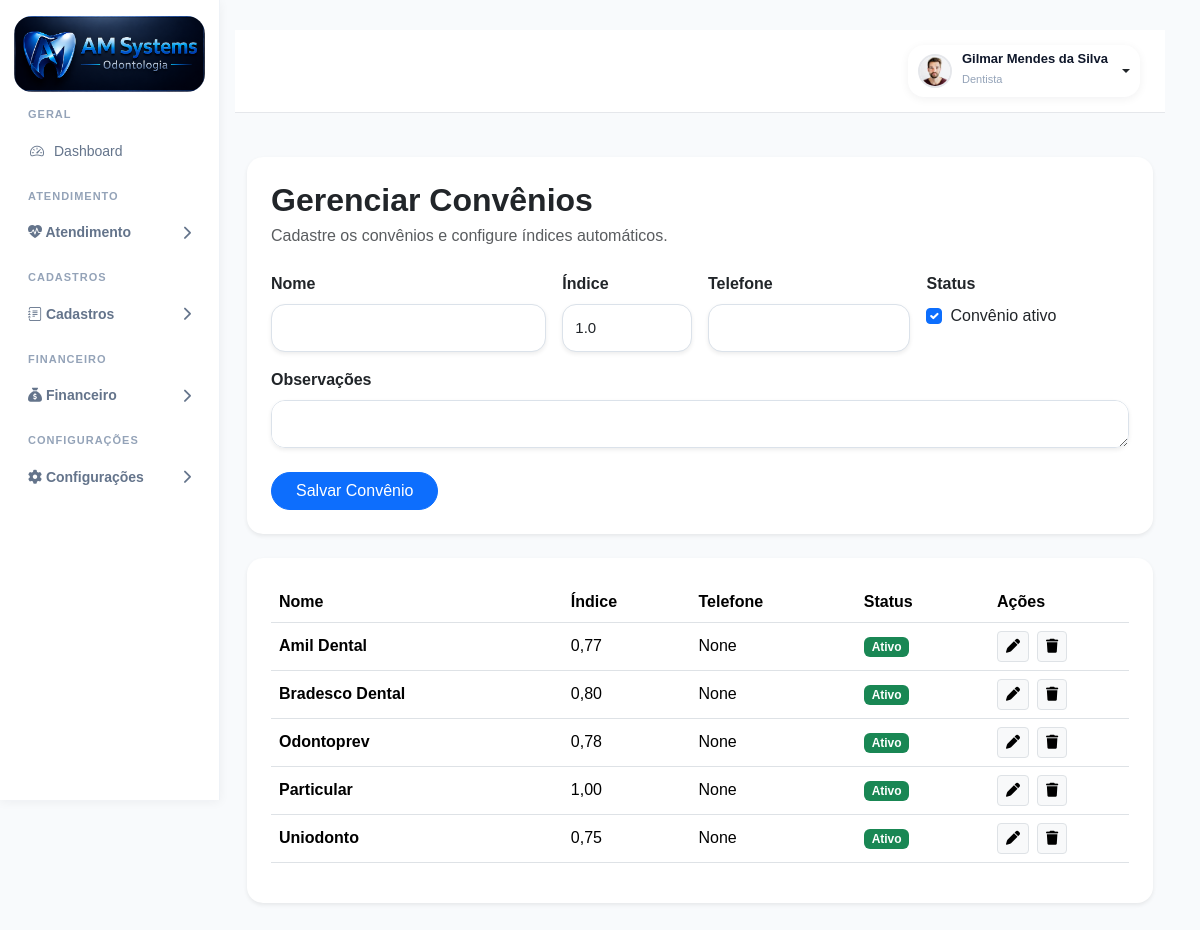
Page /convenios/ (signed in) on the committed database.
### accounts/models.py (models this page shows, shortened)
class PerfilUsuario(models.Model):
    usuario = models.OneToOneField(
        User,
        on_delete=models.CASCADE,
        related_name="perfil"
    )
    perfil_acesso = models.ForeignKey(
        Perfil,
        on_delete=models.PROTECT,
        related_name="usuarios",
        verbose_name="Perfil de Acesso",
        blank=True,
        null=True
    )
    ADMIN = "admin"
    GESTOR = "gestor"
    DENTISTA = "dentista"
    SECRETARIA = "secretaria"
    ACD = "acd"
    CONTABILIDADE = "contabilidade"
    MARKETING = "marketing"
    AUDITORIA = "auditoria"
    TIPOS_USUARIO = [
        (ADMIN, "Administrador"),
        (GESTOR, "Gestor"),
        (DENTISTA, "Dentista"),
        (SECRETARIA, "Secretária"),
        (ACD, "Auxiliar de Saúde Bucal"),
        (CONTABILIDADE, "Contabilidade"),
        (MARKETING, "Marketing"),
        (AUDITORIA, "Auditoria"),
    ]
    tipo_usuario = models.CharField(
        max_length=30,
        choices=TIPOS_USUARIO,
        default=SECRETARIA
    )
    cro = models.CharField(
        max_length=20,
        blank=True,
        null=True
    )
    especialidade = models.CharField(
        max_length=100,
        blank=True,
        null=True
    )
    percentual_comissao = models.DecimalField(
        "Comissão (%)",
        max_digits=5,
        decimal_places=2,
        default=40.00,
        help_text="Percentual de comissão do dentista."
    )
    meta_mensal = models.DecimalField(
        "Meta Mensal (R$)",
        max_digits=10,
        decimal_places=2,
        default=0.00,
        help_text="Meta mensal de produção do dentista."
    )
    telefone = models.CharField(
        max_length=20,
        blank=True,
        null=True
    )
    celular = models.CharField(
        max_length=20,
        blank=True,
        null=True
    )
    cpf = models.CharField(
        max_length=14,
        blank=True,
        null=True
    )
    rg = models.CharField(
        max_length=20,
        blank=True,
        null=True
    )
    data_nascimento = models.DateField(
        blank=True,
        null=True
    )
    sexo = models.CharField(
        max_length=20,
        blank=True,
        null=True
    )
    foto = models.ImageField(
        upload_to="usuarios/fotos/",
        blank=True,
        null=True
    )
    assinatura = models.ImageField(
        upload_to="usuarios/assinaturas/",
        blank=True,
        null=True
    )
    cep = models.CharField(
        max_length=10,
        blank=True,
        null=True
    )
    logradouro = models.CharField(
        max_length=255,
        blank=True,
        null=True
    )
    numero = models.CharField(
        max_length=20,
        blank=True,
        null=True
    )
    complemento = models.CharField(
        max_length=100,
        blank=True,
        null=True
    )
    bairro = models.CharField(
        max_length=100,
        blank=True,
        null=True
    )
    cidade = models.CharField(
        max_length=100,
        blank=True,
        null=True
    )
    uf = models.CharField(
        max_length=2,
        blank=True,
        null=True
    )
    cro_uf = models.CharField(
        max_length=2,
        blank=True,
        null=True
    )
    ativo = models.BooleanField(
        default=True
    )
    somente_leitura = models.BooleanField(
        default=False
    )
    criado_em = models.DateTimeField(
        auto_now_add=True
    )
    atualizado_em = models.DateTimeField(
        auto_now=True
    )

class Convenio(models.Model):
    nome = models.CharField(
        max_length=150
    )
    indice = models.DecimalField(
        max_digits=5,
        decimal_places=2,
        default=1.00
    )
    telefone = models.CharField(
        max_length=20,
        blank=True,
        null=True
    )
    observacoes = models.TextField(
        blank=True,
        null=True
    )
    ativo = models.BooleanField(
        default=True
    )
    criado_em = models.DateTimeField(
        auto_now_add=True
    )

### accounts/views.py (the view, shortened to what this page needs)
@login_required(login_url='/')
def convenios(request):
    convenios = (
        Convenio.objects
        .all()
        .order_by('nome')
    )
    form = ConvenioForm()
    context = {
        'form': form,
        'convenios': convenios,
    }
    return render(
        request,
        'accounts/convenios.html',
        context
    )

### accounts/templates/accounts/convenios.html (shortened to what this page needs)
{% extends 'accounts/base.html' %}
{% block content %}
<div class="container-fluid py-4">
    <div class="card border-0 shadow-sm rounded-4">
        <div class="card-body p-4">
            <h2 class="fw-bold mb-1">
                Gerenciar Convênios
            </h2>
            <p class="text-muted mb-4">
                Cadastre os convênios e configure índices automáticos.
            </p>
            <form method="POST">
                <div class="row g-3">
                    <div class="col-md-4">
                        <label class="form-label fw-semibold">
                            Nome
                        </label>
                        {{ form.nome }}
                    </div>
                    <div class="col-md-2">
                        <label class="form-label fw-semibold">
                            Índice
                        </label>
                        {{ form.indice }}
                    </div>
                    <div class="col-md-3">
                        <label class="form-label fw-semibold">
                            Telefone
                        </label>
                        {{ form.telefone }}
                    </div>
                    <div class="col-md-3">
                        <label class="form-label fw-semibold d-block">
                            Status
                        </label>
                        <div class="form-check mt-2">
                            {{ form.ativo }}
                            <label class="form-check-label">
                                Convênio ativo
                            </label>
                        </div>
                    </div>
                    <div class="col-12">
                        <label class="form-label fw-semibold">
                            Observações
                        </label>
                        {{ form.observacoes }}
                    </div>
                </div>
                <button class="btn btn-primary rounded-pill px-4 mt-4">
                    Salvar Convênio
                </button>
            </form>
        </div>
    </div>
    <div class="card border-0 shadow-sm rounded-4 mt-4">
        <div class="card-body p-4">
            <div class="table-responsive">
                <table class="table align-middle">
                    <thead>
                        <tr>
                            <th>Nome</th>
                            <th>Índice</th>
                            <th>Telefone</th>
                            <th>Status</th>
                             <th width="140">Ações</th>
                        </tr>
                    </thead>
                   <tbody>
    {% for convenio in convenios %}
    <tr>
        <td>
            <strong>
                {{ convenio.nome }}
            </strong>
        </td>
        <td>
            {{ convenio.indice }}
        </td>
        <td>
            {{ convenio.telefone }}
        </td>
        <td>
            {% if convenio.ativo %}
                <span class="badge bg-success">
                    Ativo
                </span>
            {% else %}
                <span class="badge bg-secondary">
                    Inativo
                </span>
            {% endif %}
        </td>
        <td>
            <div class="d-flex gap-2">
                <a
                    href="{% url 'editar_convenio' convenio.id %}"
                    class="btn btn-sm btn-light border"
                >
                    <i class="fa-solid fa-pen"></i>
                </a>
                <a
                    href="{% url 'excluir_convenio' convenio.id %}"
                    class="btn btn-sm btn-light border"
                    onclick="return confirm('Deseja excluir este convênio?')"
                >
                    <i class="fa-solid fa-trash"></i>
                </a>
            </div>
        </td>
    </tr>
    {% empty %}
    <tr>
        <td colspan="5">
            Nenhum convênio cadastrado.
        </td>
    </tr>
    {% endfor %}
</tbody>
                </table>
            </div>
        </div>
    </div>
</div>
{% endblock %}

### accounts/templates/accounts/base.html (shortened to what this page needs)
{% load static %}
{% load permissions_tags %}
<!DOCTYPE html>
<html lang="pt-br">
<head>
    <link href="https://cdn.jsdelivr.net/npm/bootstrap@5.3.3/dist/css/bootstrap.min.css" rel="stylesheet">
    <link rel="stylesheet" href="https://cdn.jsdelivr.net/npm/bootstrap-icons@1.11.3/font/bootstrap-icons.min.css">
    <link rel="stylesheet" href="https://cdnjs.cloudflare.com/ajax/libs/font-awesome/6.5.2/css/all.min.css">
    <link rel="stylesheet" href="{% static 'css/style.css' %}">
    <link rel="stylesheet" href="{% static 'css/pacientes.css' %}">
    <link rel="stylesheet" href="{% static 'css/odontograma.css' %}">
    <link rel="stylesheet" href="{% static 'css/anamnese.css' %}">
    <link rel="stylesheet" href="{% static 'css/ficha_clinica.css' %}">
    <link href="https://cdn.jsdelivr.net/npm/fullcalendar@6.1.15/index.global.min.css" rel="stylesheet">
</head>
<body>
    <div class="dashboard-wrapper">
        {% with perfil=request.user.perfil.tipo_usuario %}
        <aside class="sidebar">
            <div class="logo-area">
                <img src="{% static 'img/logo.png' %}" alt="Logo">
            </div>
<ul class="sidebar-menu">
    <div class="sidebar-section">
        GERAL
    </div>
    <li class="{% if 'dashboard' in request.path %}active{% endif %}">
        <a href="{% url 'dashboard' %}">
            <i class="bi bi-speedometer2"></i>
            <span>Dashboard</span>
        </a>
    </li>
<div class="sidebar-section">
    ATENDIMENTO
</div>
<li class="menu-group">
    <button class="menu-toggle">
        <span>
            <i class="bi bi-heart-pulse-fill"></i>
            Atendimento
        </span>
        <i class="fa-solid fa-chevron-right"></i>
    </button>
        {% possui_permissao request.user 'agenda' as pode_ver_agenda %}
        {% possui_permissao request.user 'pacientes' as pode_ver_pacientes %}
        {% possui_permissao request.user 'orcamentos' as pode_ver_orcamentos %}
        {% possui_permissao request.user 'relatorios' as pode_ver_relatorios %}
</li>
<div class="sidebar-section">
    CADASTROS
</div>
<li class="menu-group">
    <button class="menu-toggle">
        <span>
            <i class="bi bi-journal-text"></i>
            Cadastros
        </span>
        <i class="fa-solid fa-chevron-right"></i>
    </button>
        {% possui_permissao request.user 'procedimentos' as pode_ver_procedimentos %}
        {% possui_permissao request.user 'convenios' as pode_ver_convenios %}
</li>
{% possui_permissao request.user 'contas_pagar' as pode_contas_pagar %}
{% possui_permissao request.user 'contas_receber' as pode_contas_receber %}
{% possui_permissao request.user 'caixa' as pode_ver_caixa %}
{% if pode_contas_pagar or pode_contas_receber or pode_ver_caixa %}
<div class="sidebar-section">
    FINANCEIRO
</div>
<li class="menu-group">
    <button class="menu-toggle">
        <span>
            <i class="fa-solid fa-sack-dollar"></i>
            Financeiro
        </span>
        <i class="fa-solid fa-chevron-right"></i>
    </button>
       {% possui_permissao request.user "livro_caixa" "visualizar" as pode_ver_livro_caixa %}
</li>
{% endif %}
{% possui_permissao request.user 'fornecedores' as pode_ver_fornecedores %}
{% possui_permissao request.user 'produtos' as pode_ver_produtos %}
{% possui_permissao request.user 'compras' as pode_ver_compras %}
{% possui_permissao request.user 'estoque' as pode_ver_estoque %}
{% possui_permissao request.user 'movimentacoes_estoque' as pode_ver_movimentacoes %}
{% possui_permissao request.user 'produtos_criticos' as pode_ver_produtos_criticos %}
{% possui_permissao request.user 'lotes' as pode_ver_lotes %}
{% possui_permissao request.user 'marketing' as pode_marketing %}
{% possui_permissao request.user 'configuracao_clinica' as pode_configuracao_clinica %}
{% possui_permissao request.user 'metas_dentistas' as pode_metas_dentistas %}
{% possui_permissao request.user 'usuarios' as pode_usuarios %}
{% possui_permissao request.user 'perfis' as pode_perfis %}
{% if pode_configuracao_clinica or pode_metas_dentistas or pode_usuarios or pode_perfis %}
<div class="sidebar-section">
    CONFIGURAÇÕES
</div>
<li class="menu-group">
    <button class="menu-toggle">
        <span>
            <i class="fa-solid fa-gear"></i>
            Configurações
        </span>
        <i class="fa-solid fa-chevron-right"></i>
    </button>
</li>
{% endif %}
            </ul>
            {% endwith %}
        </aside>
        <main class="main-content">
            <div class="topbar">
                <div class="d-flex justify-content-end align-items-center">
                    {% if request.user.is_authenticated %}
                    <div class="dropdown">
                        <button class="btn profile-dropdown-btn dropdown-toggle" type="button" data-bs-toggle="dropdown"
                            aria-expanded="false">
                            {% if request.user.perfil.foto %}
                            <img src="{{ request.user.perfil.foto.url }}" alt="Foto" class="profile-avatar">
                            {% else %}
                            <div class="profile-avatar-placeholder"></div>
                            {% endif %}
                            <div class="text-start">
                                <div class="profile-user-name">
                                    {% if request.user.first_name and request.user.last_name %}
                                    {{ request.user.first_name }} {{ request.user.last_name }}
                                    {% elif request.user.first_name %}
                                    {{ request.user.first_name }}
                                    {% else %}
                                    {{ request.user.username }}
                                    {% endif %}
                                </div>
                                <small class="profile-user-role">
                                    {{ request.user.perfil.get_tipo_usuario_display }}
                                </small>
                            </div>
                        </button>
                    </div>
                    {% endif %}
                </div>
            </div>
            {% block content %}
            {% endblock %}
        </main>
    </div>
</body>
</html>

### rows in the picture
Convenio: nome "Amil Dental", indice "0,77", telefone "None", ativo "Ativo"
Convenio: nome "Bradesco Dental", indice "0,80", telefone "None", ativo "Ativo"
Convenio: nome "Odontoprev", indice "0,78", telefone "None", ativo "Ativo"
Convenio: nome "Particular", indice "1,00", telefone "None", ativo "Ativo"
Convenio: nome "Uniodonto", indice "0,75", telefone "None", ativo "Ativo"

### other values in the picture
{{ request.user.first_name }} "Gilmar Mendes da Silva"
{{ request.user.perfil.get_tipo_usuario_display }} "Dentista"
